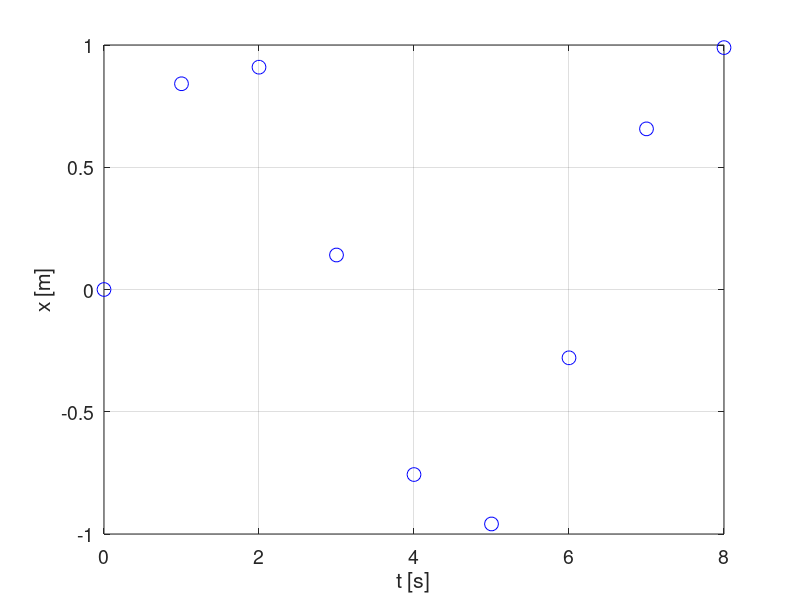

The MATLAB source for this figure: (Note: this script raises an error after producing the figure.)
% Supposedly one measures a variable which is a function of 
% time t, such as the position of an objected, which is 
% represented by the value of the x coordinate. The value of the 
% x coordinate is measured each second in the 8 second 
% interval. This gives us two corresponding vectors of 
% measurements: "T" for time and "X" for the x coordinate. 
% Let us plot the measurements. Run the following block of 
% code. 

T = [0; 1; 2; 3; 4; 5; 6; 7; 8];
X = [0; 0.841470984807897; 0.909297426825682;
    0.141120008059867; -0.756802495307928;
    -0.958924274663138; -0.279415498198926;
   0.656986598718789; 0.989358246623382];
close all; figure(1); plot(T, X, 'bo', 'MarkerSize', 10);
xlabel('t [s]'); ylabel('x [m]'); set(gca, 'FontSize', 14); grid on;
clearvars; clc;   % Clearing variables and workspace is done at 
                          % or near the end of after each block of code for 
                          % the purposes of clarity of this tutorial. 


%                                           Page 1
%%%%%%%%%%%%%%%%%%%%%%%%%%%%%%%%


% Supposedly one wants to find the value of the velocity v in the 
% x coordinate every 0.2 s not only during the time of 
% measurement but also a second before the start and a 
% second after the end of measurements. In such cases, 
% numerical differentiation can be performed to give an 
% estimation of the actual value of the velocity function v(t) at 
% desired time points. 
% The ZFindDerivative function is a tool which can be used to do 
% just that. Run the following block of code to plot the estimated 
% value of the v(t) function every 0.2 s in the time interval 
% [-1 s, 9 s]. 

T = [0; 1; 2; 3; 4; 5; 6; 7; 8];
X = [0; 0.841470984807897; 0.909297426825682;
    0.141120008059867; -0.756802495307928;
    -0.958924274663138; -0.279415498198926;
   0.656986598718789; 0.989358246623382];
xData = T; yData = X; 
xDerivative = (-1 : 0.2 : 9)';   % Time points at which v(t) is to be 
                                               % evaluated. 
yDerivative = ZFindDerivative(xData, yData, ...
    xDerivative);   % v(t) estimation. 
close all; figure(1);
plot(xDerivative, yDerivative, 'bo', 'MarkerSize', 10);
xlabel('t [s]'); ylabel('v [m / s]'); set(gca, 'FontSize', 14); grid on;
clearvars; clc;


%                                           Page 2
%%%%%%%%%%%%%%%%%%%%%%%%%%%%%%%%


% How accurate was that estimation of v(t)? It is almost 
% impossible to know exactly at this point. 
% The actual x(t) function in our case is x(t) = sin(t) if the value of 
% the x coordinate is expressed in meters and time t is 
% expressed in seconds. This means that the actual velocity 
% function v(t) is v(t) = cos(t) if the velocity v is expressed in 
% meters per second (m / s) and time t is expressed in seconds. 
% Run the following block of code to add the actual velocity 
% function v(t) to the plot of the estimated values of the velocity 
% function. 

T = [0; 1; 2; 3; 4; 5; 6; 7; 8];
X = [0; 0.841470984807897; 0.909297426825682;
    0.141120008059867; -0.756802495307928;
    -0.958924274663138; -0.279415498198926;
   0.656986598718789; 0.989358246623382];
xData = T; yData = X; 
xDerivative = (-1 : 0.2 : 9)';   % Time points at which v(t) is to be 
                                               % evaluated. 
yDerivative = ZFindDerivative(xData, yData, ...
    xDerivative);   % v(t) estimation. 
TT = (linspace(-1, 9, 1000))';
vActual = cos(TT);   % Actual v(t). 
close all; figure(1); hold on;
plot(TT, vActual, 'k', 'LineWidth', 1.5);
plot(xDerivative, yDerivative, 'bo', 'MarkerSize', 10);
xlabel('t [s]'); ylabel('v [m / s]'); set(gca, 'FontSize', 14); grid on;
legend('Actual', 'Estimated');
clearvars; clc;


%                                           Page 3
%%%%%%%%%%%%%%%%%%%%%%%%%%%%%%%%


% Supposedly one also wants to find the acceleration a in the x 
% coordinate every 0.5 second in the time interval [-1 s, 9 s]. 
% To find the acceleration in the x coordinate, the second-order 
% derivative of the position in the x coordinate would have to be 
% calculated. The second- and higher-order numerical 
% differentiation can, too, be performed using the 
% ZFindDerivative function to find an estimation of the a(t) 
% function. The order of differentiation can be specified using 
% the optional parameter "OrdDeriv", the default value of which 
% is "OrdDeriv" == 1. 
% The actual acceleration function a(t) is a(t) = -sin(t) if time t is 
% expressed in seconds and the acceleration a in the x 
% coordinate is expressed in meters per seconds squared 
% (m / (s^2)). 
% Run the following to block to compare the actual acceleration 
% function a(t) to the estimated values of a(t) in the specified 
% time points. 

T = [0; 1; 2; 3; 4; 5; 6; 7; 8];
X = [0; 0.841470984807897; 0.909297426825682;
    0.141120008059867; -0.756802495307928;
    -0.958924274663138; -0.279415498198926;
   0.656986598718789; 0.989358246623382];
xData = T; yData = X; 
xDerivative = (-1 : 0.5 : 9)';   % Time points at which a(t) is to be 
                                               % evaluated. 
ordDeriv = 2;   % Order of differentiation. 
yDerivative = ZFindDerivative(xData, yData, ...
    xDerivative, 'OrdDeriv', ordDeriv);   % a(t) estimation. 
TT = (linspace(-1, 9, 1000))';
aActual = -sin(TT);   % Actual a(t). 
close all; figure(1); hold on;
plot(TT, aActual, 'k', 'LineWidth', 1.5);
plot(xDerivative, yDerivative, 'bo', 'MarkerSize', 10);
xlabel('t [s]'); ylabel('a [m / s^2]'); set(gca, 'FontSize', 14); grid on;
legend('Actual', 'Estimated');
clearvars; clc;

% As with the velocity function v(t), the estimated acceleration 
% function is reasonably close to the actual acceleration function 
% a(t) inside the time interval in which the position in the x 
% coordinate was measured and much less so outside of it. 


%                                           Page 4
%%%%%%%%%%%%%%%%%%%%%%%%%%%%%%%%


% How is numerical differentiation performed? In general, a 
% differentiable function which is associated with the measured 
% data is assumed and then differentiated. With default settings 
% of the ZFindDerivative function, the function assumed is a 
% piecewise interpolation polynomial of the N-th degree, where 
% N is the sum of the desired order of accuracy and the order of 
% differentiation. The order of accuracy is represented by the 
% optional parameter "Accuracy", the default value of which is 
% "Accuracy" == 2. 
% With the following block of code, you can vary the value of the 
% "Accuracy" parameter and see how this changes the 
% estimated values of the acceleration function considered in 
% the previous page and compare it to the actual acceleration 
% function a(t). 

T = [0; 1; 2; 3; 4; 5; 6; 7; 8];
X = [0; 0.841470984807897; 0.909297426825682;
    0.141120008059867; -0.756802495307928;
    -0.958924274663138; -0.279415498198926;
   0.656986598718789; 0.989358246623382];
xData = T; yData = X; 
xDerivative = (-1 : 0.5 : 9)';   % Time points at which a(t) is to be 
                                               % evaluated. 
ordDeriv = 2;   % Order of differentiation. 
acc = 2;   % Accuracy. Set the value of this parameter to a 
                 % different natural number to see its effect on the a(t) 
                 % estimation
yDerivative = ZFindDerivative(xData, yData, ...
    xDerivative, 'OrdDeriv', ordDeriv, ...
    'Accuracy', acc);   % a(t) estimation. 
TT = (linspace(-1, 9, 1000))';
aActual = -sin(TT);   % Actual a(t). 
close all; figure(1); hold on;
plot(TT, aActual, 'k', 'LineWidth', 1.5);
plot(xDerivative, yDerivative, 'bo', 'MarkerSize', 10);
xlabel('t [s]'); ylabel('a [m / s^2]'); set(gca, 'FontSize', 14); grid on;
legend('Actual', 'Estimated');
clearvars; clc;


%                                           Page 5
%%%%%%%%%%%%%%%%%%%%%%%%%%%%%%%%


% The construction of the piecewise interpolation polynomial 
% function is defined by the degree of the polynomials as well as 
% the data points for each polynomial and endpoints of the 
% intervals over which the polynomials are defined. The latter 
% two aspects differ among each of three predefined principles, 
% also called "modes". They are represented by the optional 
% parameter "Mode", the default value of which is "Mode" == 1 
% but can also be set to either "0" or "2". To understand the 
% three modes in detail, documentation and the code of the 
% functions and their subfunctions should be referred to. 
% In general, the "Mode" parameter only changes the result if 
% the abscissa data points are at least moderately unequally 
% spaced. 
% By running the following block of code, the difference 
% between the three modes can be appreciated in the attempt to 
% differentiate a function for which the data points are highly 
% unequally spaced along the abscissa coordinate. 

xData = [0; 1; 3; 5; 8; 35; 37; 40; 45];    % Highly unequally 
                                                                  % spaced abscissa data 
                                                                  % points. 
yData = [10; 9; 8; 11; 13; 5; 4; 3; 2];
xDerivative = (linspace(-5, 35))';
yDerivativeActual = ZFindDerivative(xData, yData, xDerivative, ...
     'Type', 'Spline');   % Actual yDerivative. 
acc = 3;   % Accuracy. 
yDerivative0 = ZFindDerivative(xData, yData, xDerivative, ...
     'Accuracy', acc, 'Mode', 0);   % yDerivative estimate if Mode 
                                                     % paramater is 0. 
yDerivative1 = ZFindDerivative(xData, yData, xDerivative, ...
     'Accuracy', acc, 'Mode', 1);   % yDerivative estimate if Mode 
                                                     % paramater is 1. 
yDerivative2 = ZFindDerivative(xData, yData, xDerivative, ...
     'Accuracy', acc, 'Mode', 2);   % yDerivative estimate if Mode 
                                                     % paramater is 2. 
close all; figure(1); hold on;
plot(xDerivative, yDerivativeActual, 'k', 'LineWidth', 2);
plot(xDerivative, yDerivative0, 'b', 'LineWidth', 1.5);
plot(xDerivative, yDerivative1, 'r:', 'LineWidth', 1.5);
plot(xDerivative, yDerivative2, 'g--', 'LineWidth', 1.5);
legend('Actual', 'Estimated if "Mode == 0"', ...
    'Estimated if "Mode == 1"', 'Estimated if "Mode == 2"');
xlabel('x'); ylabel('y_D_e_r_i_v_a_t_i_v_e');
set(gca, 'FontSize', 14); grid on;
clearvars; clc;


%                                           Page 6
%%%%%%%%%%%%%%%%%%%%%%%%%%%%%%%%


% Alternatively, the assumed differentiable function which is 
% associated with the data can be the cubic spline of the data 
% points. This can be done by setting the optional "Type" 
% parameter to "'Spline'". 
% The default setting of the "Type" parameter is "'A'". Note that 
% due to a cubic spline being fully defined by a specific set of 
% data points, there are no optional parameters "Accuracy" and 
% "Mode" with the "Type" parameter set to "'Spline'". 
% Keep in mind that because the spline is a piecewise cubic 
% polynomial, the order of differentiation above 3 will produce 
% the value 0 for all inquired abscissa points. 
% Run the following block of code to see how the spline 
% interpolation and differentiation method compares to the
% ZFindDerivative function with the default settings and the 
% actual velocity function in our first case, measuring the value of 
% the x coordinate over an 8 s interval and trying to determine 
% the velocity function v(t). 

T = [0; 1; 2; 3; 4; 5; 6; 7; 8];
X = [0; 0.841470984807897; 0.909297426825682;
    0.141120008059867; -0.756802495307928;
    -0.958924274663138; -0.279415498198926;
   0.656986598718789; 0.989358246623382];
xData = T; yData = X; 
xDerivative = (linspace(-1, 9, 1000))';   % Time points at which 
                                                                 % v(t) is to be evaluated. 
yDerivativeDefault = ZFindDerivative(xData, yData, ...
    xDerivative);   % v(t) estimation using default settings. 
yDerivativeSpline = ZFindDerivative(xData, yData, xDerivative, ...
    'Type', 'Spline');   % v(t) estimation using spline interpolation. 
vActual = cos(xDerivative);   % Actual v(t). 
close all; figure(1); hold on;
plot(xDerivative, vActual, 'k', 'LineWidth', 1.5);
plot(xDerivative, yDerivativeDefault, 'b', 'LineWidth', 1.5);
plot(xDerivative, yDerivativeSpline, 'r', 'LineWidth', 1.5);
xlabel('t [s]'); ylabel('v [m / s]'); set(gca, 'FontSize', 14); grid on;
legend('Actual', 'Estimated using default settings', ...
    'Estimated using the spline interpolation');
clearvars; clc;


%                                           Page 7
%%%%%%%%%%%%%%%%%%%%%%%%%%%%%%%%


% Another way to find the numerical derivative of a function is to 
% differentiate the regression polynomial of the data points. This 
% can be done by altering the optional "Type" parameter to 
% "'PolyFit'". In that case, the required "PolyDegree" parameter 
% needs to be set. The "PolyDegree" parameter corresponds to 
% the degree of the regression polynomial. 
% As with the "Spline" setting of the "Type" parameter, there are 
% no optional parameters "Pseudo Accuracy" and "Mode". 
% We again refer to the first case, measuring the value of 
% the x coordinate over an 8 s interval and trying to determine 
% the velocity function v(t). Run the block of code on Page 1 to 
% see the data points again. With no additional information, the 
% most reasonable regression polynomial would likely be that of 
% the fourth degree as the x(t) function seems to have three 
% local extremes. 
% Run the following block of code to see how the "'PolyFit'" 
% setting of the "Type" parameter compares to spline 
% interpolation and differentiation, the ZFindDerivative function 
% with the default settings, and the actual velocity function. 

T = [0; 1; 2; 3; 4; 5; 6; 7; 8];
X = [0; 0.841470984807897; 0.909297426825682;
    0.141120008059867; -0.756802495307928;
    -0.958924274663138; -0.279415498198926;
   0.656986598718789; 0.989358246623382];
xData = T; yData = X; 
xDerivative = (linspace(-1, 9, 1000))';   % Time points at which 
                                                                 % v(t) is to be evaluated. 
yDerivativeDefault = ZFindDerivative(xData, yData, ...
    xDerivative);   % v(t) estimation using default settings. 
yDerivativeSpline = ZFindDerivative(xData, yData, xDerivative, ...
    'Type', 'Spline');   % v(t) estimation using spline interpolation. 
polyDegree = 4;   % Degree of the regression polynomial. 
yDerivativePolyFit = ZFindDerivative(xData, yData, xDerivative, ...
    'Type', 'PolyFit', ...
    polyDegree);   % v(t) estimation using the regression 
                              % polynomial. 
vActual = cos(xDerivative);   % Actual v(t). 
close all; figure(1); hold on;
plot(xDerivative, vActual, 'k', 'LineWidth', 1.5);
plot(xDerivative, yDerivativeDefault, 'b', 'LineWidth', 1.5);
plot(xDerivative, yDerivativeSpline, 'r', 'LineWidth', 1.5);
plot(xDerivative, yDerivativePolyFit, 'g', 'LineWidth', 1.5);
xlabel('t [s]'); ylabel('v [m / s]'); set(gca, 'FontSize', 14); grid on;
legend('Actual', 'Estimated using default settings', ...
    'Estimated using the spline interpolation', ...
    'Estimated using the regression polynomial');
clearvars; clc;


%                                           Page 8
%%%%%%%%%%%%%%%%%%%%%%%%%%%%%%%%


% At times it may be important to visualize the function which is 
% differentiated to calculate the numerical derivative. In such 
% cases, the optional "Figure" parameter can be set as the index 
% of the Figure window in which the function is to be visualized. 
% Setting the "Figure" parameter to "0" results in no visualization. 
% Run the following block of code to visualize the data points 
% along with the functions which were differentiated for each of 
% the numerical derivatives calculated on the previous page. 

T = [0; 1; 2; 3; 4; 5; 6; 7; 8];
X = [0; 0.841470984807897; 0.909297426825682;
    0.141120008059867; -0.756802495307928;
    -0.958924274663138; -0.279415498198926;
   0.656986598718789; 0.989358246623382];
xData = T; yData = X; 
xDerivative = (linspace(-1, 9, 1000))';   % Time points at which 
                                                                 % v(t) is to be evaluated. 
close all; hold on;
figr1 = 1;   % Figure paramater value. 
yDerivativeDefault = ZFindDerivative(xData, yData, xDerivative, ...
    'Figure', figr1);   % v(t) estimation using default settings. 
title('Default settings of ZFindDerivative function');
figr2 = 2;   % Figure paramater value. 
yDerivativeSpline = ZFindDerivative(xData, yData, xDerivative, ...
    'Type', 'Spline', ...
    'Figure', figr2);   % v(t) estimation using spline interpolation. 
title('Spline interpolation');
polyDegree = 4;   % Degree of the regression polynomial. 
figr3 = 3;   % Figure paramater value. 
yDerivativePolyFit = ZFindDerivative(xData, yData, xDerivative, ...
    'Type', 'PolyFit', polyDegree, ...
    'Figure', figr3);   % v(t) estimation using the regression 
                                % polynomial. 
title('Regression polynomial');
clearvars; clc;


%                                           Page 9
%%%%%%%%%%%%%%%%%%%%%%%%%%%%%%%%


% This completes the tutorial for the ZFindDerivative function. 
% For further questions, the documentation and the code of the 
% function and its subfunctions should be referred to. 


%                                           Page 10
%%%%%%%%%%%%%%%%%%%%%%%%%%%%%%%%